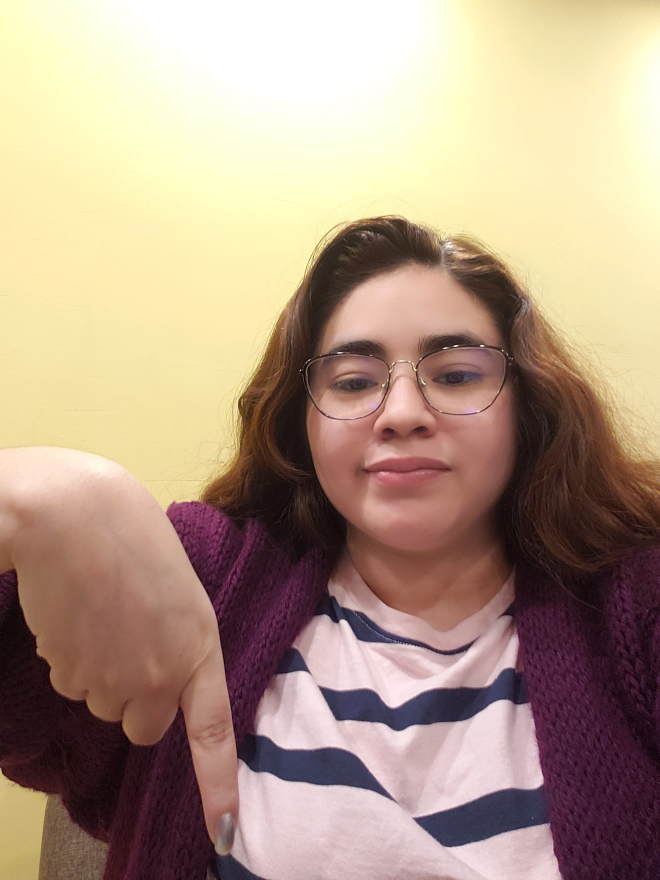
#> input picture Abecedario/Abajo.jpg, 1980 x 2640 px, given in place of A.png, which was not available (shown at 1/3 size)
$ python Extraccion.py
#> lines starting #> are read from the running program, lines starting #| are printed output that depends on the picture
from matplotlib import pyplot as plt
from scipy import ndimage
from skimage.color import rgb2gray
from skimage import io
import xlsxwriter
import numpy as np
import pandas as pd
import cv2
from PIL import Image
from skimage import io

# [46 lines left out: functions Umbralizacion, Mediana, Minimo, Maximo, not called in this run]

imagen = cv2.imread(r'/A.png')
#> imagen is the input picture: shape (2640, 1980, 3); mean B, G, R 134.3, 153.9, 177.2
gris = cv2.cvtColor(imagen, cv2.COLOR_BGR2GRAY)
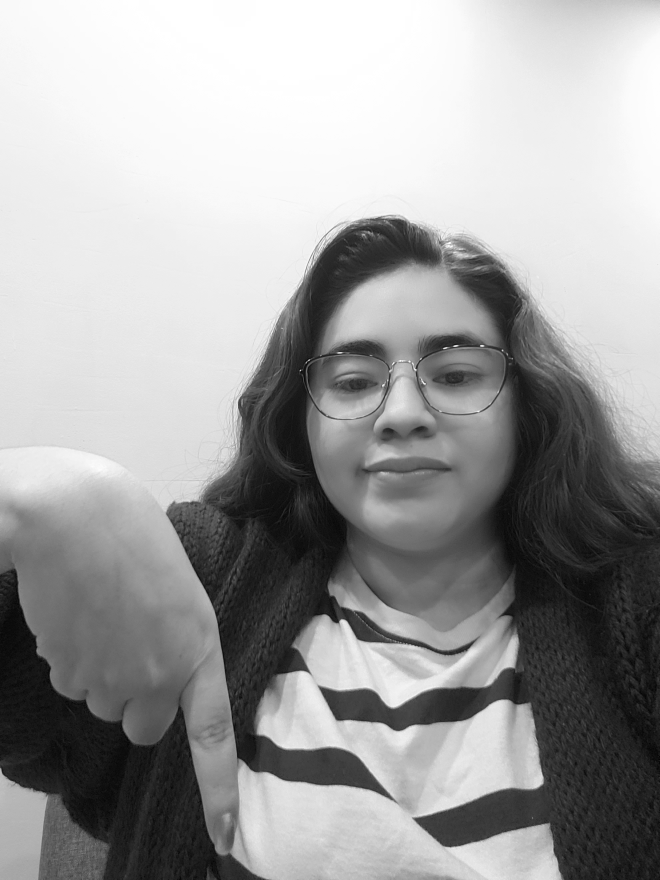
#> gris: shape (2640, 1980) (shown at 1/3 size); min 2, max 255, mean 158.7
cv2.imshow('imagen', gris)
cv2.waitKey(50)
cv2.imwrite('gris.jpg', gris)#para guardarla
continuar=False
while continuar==False:
    print("Inserte el valor para el filtro mediano")
    y=input()
#> (the run stopped early here; a loop or call above may not have finished)

$ run again, on Abecedario/Adentro.jpg
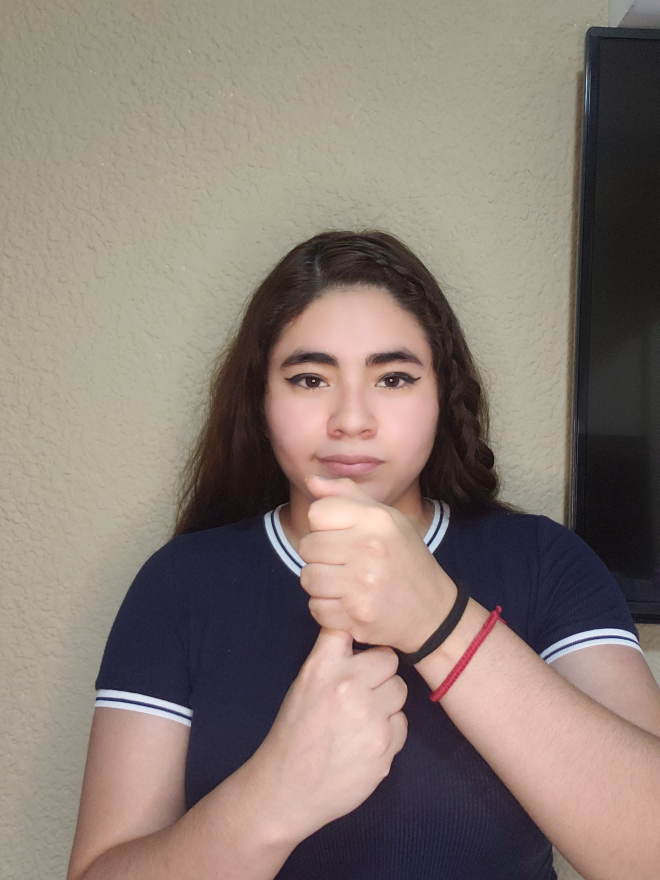
#> input picture Abecedario/Adentro.jpg, 1980 x 2640 px, given in place of A.png, which was not available (shown at 1/3 size)
#> imagen is the input picture: shape (2640, 1980, 3); mean B, G, R 117.3, 125.4, 138.6
#> `gris = cv2.cvtColor(imagen, cv2.COLOR_BGR2GRAY)`:
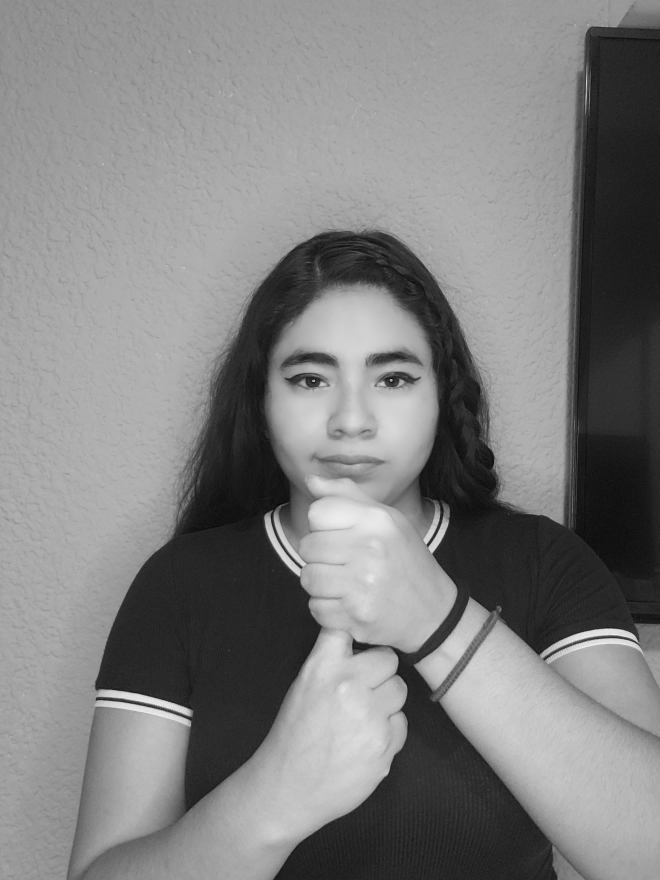
#> gris: shape (2640, 1980) (shown at 1/3 size); min 2, max 252, mean 128.4
